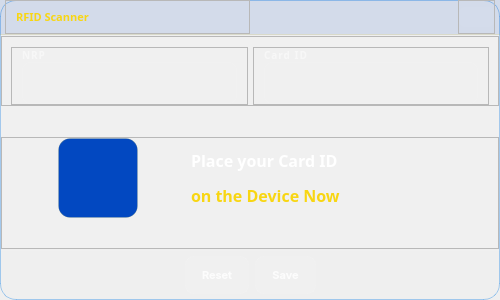
<?xml version="1.0" encoding="UTF-8"?>
<ui version="4.0">
 <class>Dialog</class>
 <widget class="QDialog" name="Dialog">
  <property name="geometry">
   <rect>
    <x>0</x>
    <y>0</y>
    <width>500</width>
    <height>300</height>
   </rect>
  </property>
  <property name="windowTitle">
   <string>🪪 Enroll RFID</string>
  </property>
  <property name="styleSheet">
   <string notr="true">QDialog {
    background: qlineargradient(
        x1: 0, y1: 0, x2: 1, y2: 1,
        stop: 0 #0a1628,
        stop: 0.5 #142240,
        stop: 1 #0d1f3c
    );
    border-radius: 16px;
   /* Border Biru Kaca Halus agar tegas berpisah dari background */
    border: 1px solid rgba(2, 119, 230, 0.35);
}

QFrame#titlebar {
    background: rgba(2, 72, 193, 0.12);
    border: none;
    border-bottom: 1px solid rgba(248, 214, 19, 0.15);
    
}

QLabel#label_3 {
    color: #f8d613;
    font-family: Plus Jakarta Sans;
    font-size: 11px;
    font-weight: 600;
    background: transparent;
    border: none;
}

QPushButton#btn_close {
    background: rgba(255, 255, 255, 0.03);
    border: none;
    border-radius: 6px;
}

QPushButton#btn_close:hover {
    background: rgba(255, 70, 70, 0.25);
}

QFrame#frame_messageBox {
    background: rgba(255, 255, 255, 0.04);
}

QLabel#label, QLabel#label_2 {
    color: rgba(255, 255, 255, 0.50);
    font-family: Poppins;
    font-size: 10px;
    font-weight: 600;
    text-transform: uppercase;
    letter-spacing: 1px;
    background: transparent;
    border: none;
}

QLabel#lbNrpRC, QLabel#lbCardR {
    background: rgba(255, 255, 255, 0.03);
    border: 1px solid rgba(255, 255, 255, 0.06);
    border-radius: 8px;
    color: #ffffff;
    font-family: Poppins;
    font-size: 14px;
    font-weight: 500;
    padding: 6px 10px;
    min-height: 28px;
}

QLabel#lbIconR {
    background-color: #0248c1;
    border: 1px solid rgba(248, 214, 19, 0.12);
    border-radius: 12px;
    padding: 8px;
}

QLabel#lbInfoR {
    color: #ffffff;
    font-family: Poppins;
    font-size: 16px;
    font-weight: 500;
    background: transparent;
    border: none;
}

QLabel#lbInfoR span {
    color: #f8d613;
}

QFrame#frame_button {
    background: rgba(255, 255, 255, 0.02);
    border: none;
    border-top: 1px solid rgba(255, 255, 255, 0.04);
    border-radius: 0 0 16px 16px;
}

QDialogButtonBox {
    background: transparent;
    border: none;
}

QDialogButtonBox QPushButton {
    background: rgba(255, 255, 255, 0.04);
    border: 1px solid rgba(255, 255, 255, 0.08);
    border-radius: 8px;
    color: rgba(255, 255, 255, 0.80);
    font-family: Inter;
    font-size: 11px;
    font-weight: 500;
    padding: 8px 16px;
    min-height: 20px;
}

QDialogButtonBox QPushButton:hover {
    background: rgba(255, 255, 255, 0.08);
    border: 1px solid rgba(255, 255, 255, 0.20);
}

QDialogButtonBox QPushButton:pressed {
    background: rgba(2, 72, 193, 0.15);
    border: 1px solid #0248c1;
}

QScrollBar:vertical {
    background: rgba(255, 255, 255, 0.02);
    border: none;
    border-radius: 8px;
    width: 4px;
}

QScrollBar::handle:vertical {
    background: rgba(248, 214, 19, 0.25);
    border-radius: 8px;
    min-height: 30px;
}

QScrollBar::handle:vertical:hover {
    background: rgba(248, 214, 19, 0.40);
}</string>
  </property>
  <layout class="QVBoxLayout" name="verticalLayout_4">
   <property name="spacing">
    <number>0</number>
   </property>
   <property name="leftMargin">
    <number>0</number>
   </property>
   <property name="topMargin">
    <number>0</number>
   </property>
   <property name="rightMargin">
    <number>0</number>
   </property>
   <property name="bottomMargin">
    <number>0</number>
   </property>
   <item>
    <widget class="QFrame" name="titlebar">
     <property name="minimumSize">
      <size>
       <width>0</width>
       <height>0</height>
      </size>
     </property>
     <property name="maximumSize">
      <size>
       <width>16777215</width>
       <height>35</height>
      </size>
     </property>
     <property name="frameShape">
      <enum>QFrame::StyledPanel</enum>
     </property>
     <property name="frameShadow">
      <enum>QFrame::Raised</enum>
     </property>
     <layout class="QHBoxLayout" name="horizontalLayout_7">
      <property name="spacing">
       <number>0</number>
      </property>
      <property name="leftMargin">
       <number>5</number>
      </property>
      <property name="topMargin">
       <number>0</number>
      </property>
      <property name="rightMargin">
       <number>5</number>
      </property>
      <property name="bottomMargin">
       <number>0</number>
      </property>
      <item>
       <widget class="QFrame" name="frame_8">
        <property name="font">
         <font>
          <pointsize>7</pointsize>
         </font>
        </property>
        <property name="frameShape">
         <enum>QFrame::StyledPanel</enum>
        </property>
        <property name="frameShadow">
         <enum>QFrame::Raised</enum>
        </property>
        <layout class="QHBoxLayout" name="horizontalLayout_8">
         <property name="spacing">
          <number>0</number>
         </property>
         <property name="leftMargin">
          <number>10</number>
         </property>
         <property name="topMargin">
          <number>0</number>
         </property>
         <property name="rightMargin">
          <number>0</number>
         </property>
         <property name="bottomMargin">
          <number>0</number>
         </property>
         <item>
          <widget class="QLabel" name="label_3">
           <property name="font">
            <font>
             <family>Plus Jakarta Sans</family>
             <pointsize>-1</pointsize>
             <weight>75</weight>
             <bold>true</bold>
            </font>
           </property>
           <property name="text">
            <string>RFID Scanner</string>
           </property>
          </widget>
         </item>
        </layout>
       </widget>
      </item>
      <item alignment="Qt::AlignRight">
       <widget class="QFrame" name="frame_3">
        <property name="frameShape">
         <enum>QFrame::StyledPanel</enum>
        </property>
        <property name="frameShadow">
         <enum>QFrame::Raised</enum>
        </property>
        <layout class="QHBoxLayout" name="horizontalLayout_9">
         <property name="spacing">
          <number>7</number>
         </property>
         <property name="leftMargin">
          <number>0</number>
         </property>
         <property name="topMargin">
          <number>0</number>
         </property>
         <property name="rightMargin">
          <number>0</number>
         </property>
         <property name="bottomMargin">
          <number>0</number>
         </property>
         <item>
          <widget class="QPushButton" name="btn_close">
           <property name="minimumSize">
            <size>
             <width>35</width>
             <height>20</height>
            </size>
           </property>
           <property name="maximumSize">
            <size>
             <width>35</width>
             <height>20</height>
            </size>
           </property>
           <property name="toolTip">
            <string>Close</string>
           </property>
           <property name="text">
            <string/>
           </property>
           <property name="icon">
            <iconset>
             <normaloff>../../assets/icon/x.svg</normaloff>../../assets/icon/x.svg</iconset>
           </property>
           <property name="iconSize">
            <size>
             <width>20</width>
             <height>20</height>
            </size>
           </property>
          </widget>
         </item>
        </layout>
       </widget>
      </item>
     </layout>
    </widget>
   </item>
   <item>
    <widget class="QFrame" name="frame_messageBox">
     <property name="minimumSize">
      <size>
       <width>0</width>
       <height>0</height>
      </size>
     </property>
     <property name="maximumSize">
      <size>
       <width>16777215</width>
       <height>16777215</height>
      </size>
     </property>
     <property name="frameShape">
      <enum>QFrame::StyledPanel</enum>
     </property>
     <property name="frameShadow">
      <enum>QFrame::Raised</enum>
     </property>
     <property name="lineWidth">
      <number>0</number>
     </property>
     <layout class="QVBoxLayout" name="verticalLayout">
      <property name="spacing">
       <number>0</number>
      </property>
      <property name="leftMargin">
       <number>0</number>
      </property>
      <property name="topMargin">
       <number>0</number>
      </property>
      <property name="rightMargin">
       <number>0</number>
      </property>
      <property name="bottomMargin">
       <number>0</number>
      </property>
      <item alignment="Qt::AlignTop">
       <widget class="QFrame" name="frame_2">
        <property name="minimumSize">
         <size>
          <width>0</width>
          <height>0</height>
         </size>
        </property>
        <property name="maximumSize">
         <size>
          <width>16777215</width>
          <height>100</height>
         </size>
        </property>
        <property name="frameShape">
         <enum>QFrame::StyledPanel</enum>
        </property>
        <property name="frameShadow">
         <enum>QFrame::Raised</enum>
        </property>
        <layout class="QHBoxLayout" name="horizontalLayout">
         <property name="spacing">
          <number>5</number>
         </property>
         <property name="topMargin">
          <number>10</number>
         </property>
         <property name="bottomMargin">
          <number>0</number>
         </property>
         <item>
          <widget class="QFrame" name="frame_4">
           <property name="maximumSize">
            <size>
             <width>16777215</width>
             <height>65</height>
            </size>
           </property>
           <property name="frameShape">
            <enum>QFrame::StyledPanel</enum>
           </property>
           <property name="frameShadow">
            <enum>QFrame::Raised</enum>
           </property>
           <layout class="QVBoxLayout" name="verticalLayout_2">
            <property name="spacing">
             <number>0</number>
            </property>
            <property name="leftMargin">
             <number>10</number>
            </property>
            <property name="topMargin">
             <number>0</number>
            </property>
            <property name="rightMargin">
             <number>10</number>
            </property>
            <property name="bottomMargin">
             <number>0</number>
            </property>
            <item>
             <widget class="QLabel" name="label">
              <property name="font">
               <font>
                <family>Poppins</family>
                <pointsize>-1</pointsize>
                <weight>75</weight>
                <bold>true</bold>
               </font>
              </property>
              <property name="text">
               <string>NRP</string>
              </property>
             </widget>
            </item>
            <item>
             <widget class="QLabel" name="lbNrpRC">
              <property name="text">
               <string/>
              </property>
             </widget>
            </item>
           </layout>
          </widget>
         </item>
         <item>
          <widget class="QFrame" name="frame_5">
           <property name="maximumSize">
            <size>
             <width>16777215</width>
             <height>65</height>
            </size>
           </property>
           <property name="frameShape">
            <enum>QFrame::StyledPanel</enum>
           </property>
           <property name="frameShadow">
            <enum>QFrame::Raised</enum>
           </property>
           <layout class="QVBoxLayout" name="verticalLayout_3">
            <property name="spacing">
             <number>0</number>
            </property>
            <property name="leftMargin">
             <number>10</number>
            </property>
            <property name="topMargin">
             <number>0</number>
            </property>
            <property name="rightMargin">
             <number>10</number>
            </property>
            <property name="bottomMargin">
             <number>0</number>
            </property>
            <item>
             <widget class="QLabel" name="label_2">
              <property name="font">
               <font>
                <family>Poppins</family>
                <pointsize>-1</pointsize>
                <weight>75</weight>
                <bold>true</bold>
               </font>
              </property>
              <property name="text">
               <string>Card ID</string>
              </property>
             </widget>
            </item>
            <item>
             <widget class="QLabel" name="lbCardR">
              <property name="text">
               <string/>
              </property>
             </widget>
            </item>
           </layout>
          </widget>
         </item>
        </layout>
       </widget>
      </item>
      <item>
       <widget class="QFrame" name="frame">
        <property name="frameShape">
         <enum>QFrame::StyledPanel</enum>
        </property>
        <property name="frameShadow">
         <enum>QFrame::Raised</enum>
        </property>
        <layout class="QHBoxLayout" name="horizontalLayout_3">
         <property name="topMargin">
          <number>0</number>
         </property>
         <property name="bottomMargin">
          <number>30</number>
         </property>
         <item>
          <widget class="QLabel" name="lbIconR">
           <property name="minimumSize">
            <size>
             <width>80</width>
             <height>80</height>
            </size>
           </property>
           <property name="maximumSize">
            <size>
             <width>80</width>
             <height>80</height>
            </size>
           </property>
           <property name="text">
            <string/>
           </property>
           <property name="pixmap">
            <pixmap>../../assets/icon/address-card-regular-full.svg</pixmap>
           </property>
           <property name="scaledContents">
            <bool>true</bool>
           </property>
          </widget>
         </item>
         <item>
          <widget class="QLabel" name="lbInfoR">
           <property name="minimumSize">
            <size>
             <width>0</width>
             <height>0</height>
            </size>
           </property>
           <property name="maximumSize">
            <size>
             <width>250</width>
             <height>16777215</height>
            </size>
           </property>
           <property name="font">
            <font>
             <family>Poppins</family>
             <pointsize>-1</pointsize>
             <weight>62</weight>
             <bold>true</bold>
            </font>
           </property>
           <property name="text">
            <string>&lt;html&gt;&lt;head/&gt;&lt;body&gt;&lt;p&gt;&lt;span style=&quot;color:#ffffff;&quot;&gt;Place your Card ID&lt;/span&gt;&lt;/p&gt;&lt;p&gt;&lt;span style=&quot;color:#f8d613;&quot;&gt;on the Device Now&lt;/span&gt;&lt;/p&gt;&lt;/body&gt;&lt;/html&gt;</string>
           </property>
           <property name="wordWrap">
            <bool>true</bool>
           </property>
          </widget>
         </item>
        </layout>
       </widget>
      </item>
     </layout>
    </widget>
   </item>
   <item>
    <widget class="QFrame" name="frame_button">
     <property name="minimumSize">
      <size>
       <width>0</width>
       <height>0</height>
      </size>
     </property>
     <property name="maximumSize">
      <size>
       <width>16777215</width>
       <height>50</height>
      </size>
     </property>
     <property name="styleSheet">
      <string notr="true">QDialogButtonBox {
    background: transparent;
    border: none;
}

QDialogButtonBox QPushButton {
    background: rgba(255, 255, 255, 0.04);
    border: 1px solid rgba(255, 255, 255, 0.08);
    border-radius: 8px;
    color: rgba(255, 255, 255, 0.80);
    font-family: Inter;
    font-size: 11px;
    font-weight: 500;
    padding: 8px 16px;
    min-height: 20px;
}

QDialogButtonBox QPushButton:hover {
   background: rgba(2, 72, 193, 0.15);
    border: 1px solid #0248c1;
}

QDialogButtonBox QPushButton:pressed {
    background: rgba(2, 72, 193, 0.15);
    border: 1px solid #0248c1;
}</string>
     </property>
     <property name="frameShape">
      <enum>QFrame::StyledPanel</enum>
     </property>
     <property name="frameShadow">
      <enum>QFrame::Raised</enum>
     </property>
     <property name="lineWidth">
      <number>0</number>
     </property>
     <layout class="QHBoxLayout" name="horizontalLayout_2">
      <property name="spacing">
       <number>0</number>
      </property>
      <property name="leftMargin">
       <number>0</number>
      </property>
      <property name="topMargin">
       <number>0</number>
      </property>
      <property name="rightMargin">
       <number>0</number>
      </property>
      <property name="bottomMargin">
       <number>0</number>
      </property>
      <item>
       <widget class="QDialogButtonBox" name="buttonBox">
        <property name="sizePolicy">
         <sizepolicy hsizetype="Preferred" vsizetype="Preferred">
          <horstretch>0</horstretch>
          <verstretch>0</verstretch>
         </sizepolicy>
        </property>
        <property name="minimumSize">
         <size>
          <width>0</width>
          <height>0</height>
         </size>
        </property>
        <property name="maximumSize">
         <size>
          <width>16777215</width>
          <height>16777215</height>
         </size>
        </property>
        <property name="font">
         <font>
          <family>Orbitron</family>
          <pointsize>8</pointsize>
         </font>
        </property>
        <property name="cursor">
         <cursorShape>PointingHandCursor</cursorShape>
        </property>
        <property name="orientation">
         <enum>Qt::Horizontal</enum>
        </property>
        <property name="standardButtons">
         <set>QDialogButtonBox::Reset|QDialogButtonBox::Save</set>
        </property>
        <property name="centerButtons">
         <bool>true</bool>
        </property>
       </widget>
      </item>
     </layout>
    </widget>
   </item>
  </layout>
 </widget>
 <resources/>
 <connections/>
</ui>
